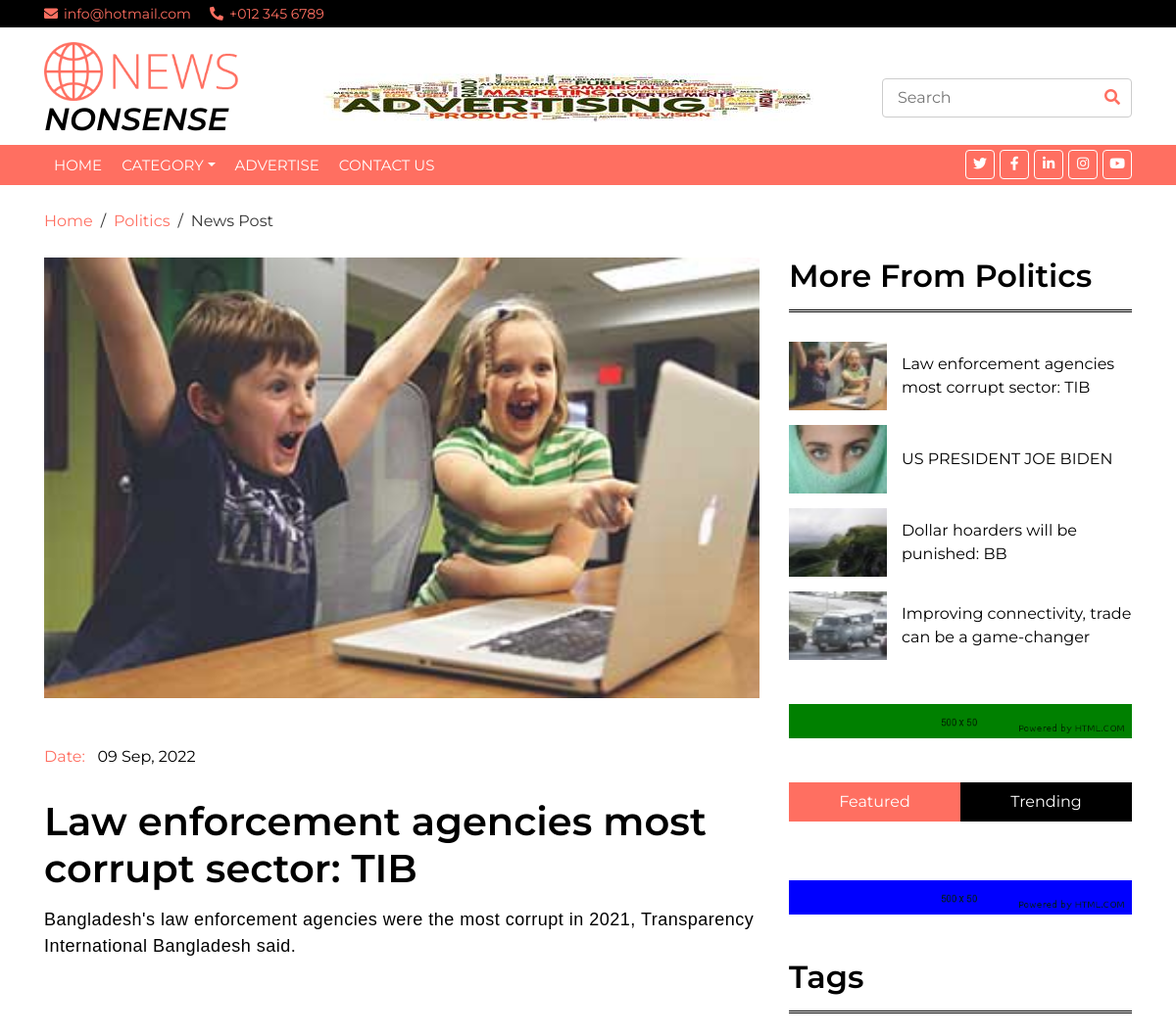
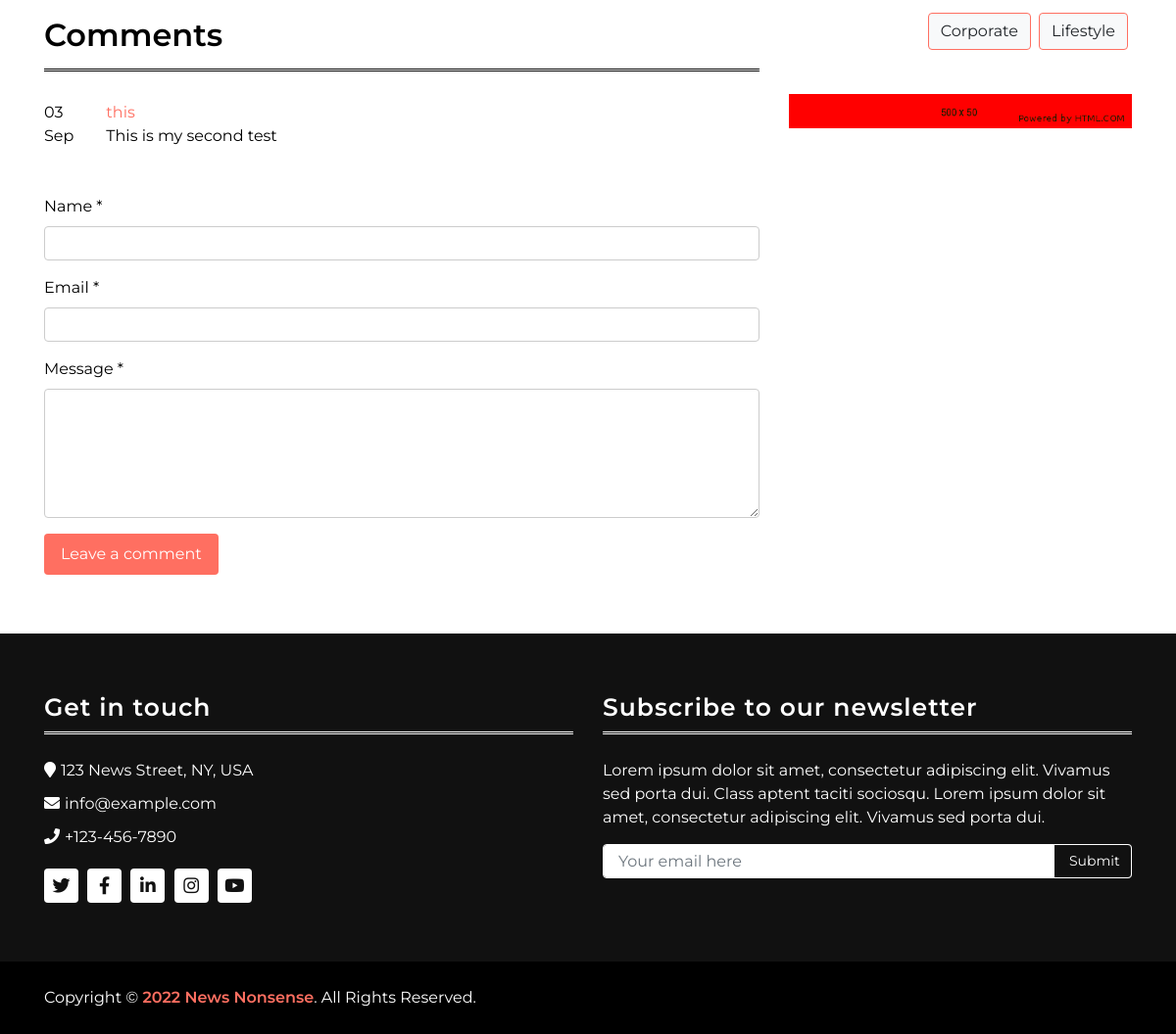
Screenshot of /post/3 with the database file from the repository (2 pictures, top to bottom).
### tables this page shows
CREATE TABLE `advertisement` (
  `id` int(11) NOT NULL,
  `name` varchar(255) NOT NULL,
  `email` varchar(255) NOT NULL,
  `company` varchar(255) NOT NULL,
  `website` varchar(255) NOT NULL,
  `address` varchar(255) NOT NULL,
  `contact` bigint(20) NOT NULL,
  `image` varchar(255) NOT NULL,
  `thumb` varchar(255) NOT NULL,
  `description` varchar(255) DEFAULT NULL,
  `location` tinyint(4) DEFAULT NULL,
  `status` tinyint(1) NOT NULL DEFAULT 0,
  `date` date DEFAULT NULL
);

CREATE TABLE `category` (
  `id` int(11) NOT NULL,
  `name` varchar(255) NOT NULL
);

CREATE TABLE `post` (
  `id` int(11) NOT NULL,
  `title` varchar(255) NOT NULL,
  `description` text NOT NULL,
  `category` int(11) NOT NULL,
  `tag` varchar(255) NOT NULL,
  `image` varchar(255) NOT NULL,
  `featured` tinyint(1) DEFAULT NULL,
  `video` tinyint(1) DEFAULT NULL,
  `trending` tinyint(1) DEFAULT NULL,
  `spotlight` tinyint(1) DEFAULT NULL,
  `editorial` tinyint(1) DEFAULT NULL,
  `homemainnews` tinyint(1) DEFAULT NULL,
  `homemainnewsslider` tinyint(1) DEFAULT NULL,
  `homemorenews` tinyint(1) DEFAULT NULL,
  `catmainnews` tinyint(1) DEFAULT NULL,
  `catmainnewsslider` tinyint(1) DEFAULT NULL,
  `catmorenews` tinyint(1) DEFAULT NULL,
  `viewcount` bigint(20) NOT NULL,
  `created_at` timestamp NOT NULL DEFAULT current_timestamp() ON UPDATE current_timestamp()
);

CREATE TABLE `comment` (
  `id` int(11) NOT NULL,
  `name` varchar(255) NOT NULL,
  `email` varchar(255) NOT NULL,
  `message` text NOT NULL,
  `post_id` int(11) NOT NULL,
  `created_at` timestamp NOT NULL DEFAULT current_timestamp() ON UPDATE current_timestamp()
);

CREATE TABLE `tag` (
  `id` int(11) NOT NULL,
  `name` varchar(255) NOT NULL
);

### application/views/front/app.php (called while the page is built, shortened)
<?php $this->load->view('front/include/header'); ?>
	<?php $this->load->view($page); ?>

### application/controllers/HomeCtrl.php (called while the page is built, shortened)
<?php
class HomeCtrl extends CI_Controller {
	public function post($id){
		$this->db->query("update post set viewcount=(viewcount+1) where id=$id");
		$data['post']=$this->db->where('id',$id)->get('post')->row();
		$data['comments']=$this->db->where('post_id',$data['post']->id)->get('comment')->result();
		$data['relpost']=$this->db->where('category',$data['post']->category)->limit(5, 0)->get('post')->result();
		$data['featured']=$this->db->where('category',$data['post']->category)->where('featured',1)->limit(5, 0)->get('post')->result();
		$data['trending']=$this->db->where('category',$data['post']->category)->where('trending',1)->limit(5, 0)->get('post')->result();
		$data['cat']=$this->db->where('id',$data['post']->category)->get('category')->row();
		$data['tag']=$this->db->where_in('id',explode(',',$data['post']->tag))->get('tag')->result();
		$data['ad2']=$this->db->where('location', 2)->limit(1, 0)->get('advertisement')->row();
		$data['ad3']=$this->db->where('location', 3)->limit(1, 0)->get('advertisement')->row();
		$data['ad4']=$this->db->where('location', 4)->limit(1, 0)->get('advertisement')->row();
		$data['page']="front/post";
		$this->load->view('front/app',$data);
	}
}

### index.php (called while the page is built, shortened)
<?php
require_once BASEPATH.'core/CodeIgniter.php';

### application/views/front/post.php (the view, shortened to what this page needs)
<div class="breadcrumb-wrap">
    <div class="container">
        <ul class="breadcrumb">
            <li class="breadcrumb-item"><a href="<?= base_url('home') ?>">Home</a></li>
            <li class="breadcrumb-item"><a href="<?= base_url('category/'.$cat->id) ?>"><?= $cat->name ?></a></li>
            <li class="breadcrumb-item active">News Post</li>
        </ul>
    </div>
</div>
<div class="single-news">
    <div class="container">
        <div class="row">
            <div class="col-lg-8">
                <div class="sn-container">
                    <div class="sn-img">
                        <img src="<?= base_url('img/admin/media/'.$post->image) ?>" height="450" />
                    </div>
                    <div class="sn-info mt-5">
                        <a href="" style="pointer-events: none;">Date: &nbsp;</a> <span><?= date('d M, Y',strtotime($post->created_at)) ?></span>
                    </div>
                    <div class="sn-content">
                        <h1 class="sn-title"><?= $post->title ?></h1>
                        <?= $post->description ?>
                    </div>
                </div>
                <div class="sn-comment">
                    <h2 class="mt-5">Comments</h2>
                    <?php if($comments){
                        foreach($comments as $com){ ?>
                        <div class="row">
                            <div class="sn-img col-lg-1">
                                <span><?= date('d M',strtotime($com->created_at)) ?></span>
                            </div>
                            <div class="col-lg-11">
                                <div class="sn-title">
                                    <a href="" style="pointer-events: none;"><?= $com->name ?></a>
                                </div>
                                <div><?= $com->message ?></div>
                            </div>
                        </div>
                    <?php
                        }
                    } ?>
                    <div class="row">
                        <form method="post" action="<?= base_url('homeCtrl/comment_save') ?>" class="col-lg-12 mt-5">
                            <div class="form-group">
                                <label for="name">Name *</label>
                                <input type="text" class="form-control" id="name" name="fullname">
                            </div>
                            <div class="form-group">
                                <label for="email">Email *</label>
                                <input type="email" class="form-control" id="email" name="email_address">
                            </div>
                            <div class="form-group">
                                <label for="message">Message *</label>
                                <textarea id="message" cols="30" rows="5" class="form-control" name="message"></textarea>
                            </div>
                            <div class="form-group mb-0">
                                <input type="submit" value="Leave a comment"
                                    class="btn font-weight-semi-bold py-2 px-3" style="background: #FF6F61; color: white;">
                            </div>
                        </form>
                    </div>
                </div>
            </div>
            <div class="col-lg-4">
                <div class="sidebar">
                    <div class="sidebar-widget">
                        <h2 class="sw-title">More From <?= $cat->name ?></h2>
                        <div class="news-list">
                        <?php if($relpost){
                            foreach($relpost as $rp){ ?>
                            <div class="nl-item">
                                <div class="nl-img">
                                    <img src="<?= base_url('img/admin/media/thumb/'.$rp->image) ?>" height="70" />
                                </div>
                                <div class="nl-title">
                                    <a href="<?= base_url('post/'.$rp->id) ?>"><?= $rp->title ?></a>
                                </div>
                            </div>
                        <?php } } ?>
                        </div>
                    </div>
                    <div class="sidebar-widget">
                        <div class="image">
                            <img src="<?= base_url('img/admin/ad/'.$ad2->image) ?>" alt="Advertisement Image"></a>
                        </div>
                    </div>
                    <div class="sidebar-widget">
                        <div class="tab-news">
                            <ul class="nav nav-pills nav-justified">
                                <li class="nav-item">
                                    <a class="nav-link active" data-toggle="pill" href="#featured">Featured</a>
                                </li>
                                <li class="nav-item">
                                    <a class="nav-link" data-toggle="pill" href="#trending">Trending</a>
                                </li>
                            </ul>
                            <div class="tab-content">
                            </div>
                        </div>
                    </div>
                    <div class="sidebar-widget">
                        <div class="image">
                            <img src="<?= base_url('img/admin/ad/'.$ad3->image) ?>" alt="Advertisement Image"></a>
                        </div>
                    </div>
                    <div class="sidebar-widget">
                        <h2 class="sw-title">Tags</h2>
                        <?php if($tag){ foreach($tag as $t){ ?>
                            <a href="<?= base_url('tag/'.$t->id) ?>" class="btn btn-light m-1" role="button" style="float: right;  border: 1.5px solid #ff6f61; margin-bottom: 45px !important;"><?= $t->name ?></a>
                        <?php }} ?>
                    </div>
                    <div class="sidebar-widget">
                        <div class="image">
                            <img src="<?= base_url('img/admin/ad/'.$ad4->image) ?>" alt="Advertisement Image"></a>
                        </div>
                    </div>
                </div>
            </div>
        </div>
    </div>
</div>

### application/views/front/include/header.php (shortened to what this page needs)
<!DOCTYPE html>
<html lang="en">
<head>
    <link href="https://stackpath.bootstrapcdn.com/bootstrap/4.4.1/css/bootstrap.min.css" rel="stylesheet">
    <link href="https://cdnjs.cloudflare.com/ajax/libs/font-awesome/5.10.0/css/all.min.css" rel="stylesheet">
    <link href="<?php echo base_url(); ?>lib/slick/slick.css" rel="stylesheet">
    <link href="<?php echo base_url(); ?>lib/slick/slick-theme.css" rel="stylesheet">
</head>
<body>
    <div class="top-bar">
        <div class="container">
            <div class="row">
                <div class="col-lg-6">
                    <div class="tb-contact">
                        <p><i class="fas fa-envelope"></i>info@hotmail.com</p>
                        <p><i class="fas fa-phone-alt"></i>+012 345 6789</p>
                    </div>
                </div>
            </div>
        </div>
    </div>
    <div class="brand">
        <div class="container">
            <div class="row align-items-center">
                <div class="col-lg-3 col-md-4">
                    <div class="b-logo">
                        <a href="<?php echo base_url('home'); ?>">
                            <img src="<?php echo base_url(); ?>img/logo.png" alt="Logo">
                        </a>
                        <h2 class="font-italic text-break text-*-center">NONSENSE</h1>
                    </div>
                </div>
                <div class="col-lg-6 col-md-4">
                    <div class="b-ads">
                        <?php
                            $ad1 = $this->db->where('location', 1)->limit(1, 0)->get('advertisement')->row();
                        ?>
                        <a href="#">
                            <img src="<?= base_url('img/admin/ad/'.$ad1->image) ?>" alt="Advertisement Image">
                        </a>
                    </div>
                </div>
                <div class="col-lg-3 col-md-4">
                    <div class="b-search">
                        <form method="get" action="<?= base_url('search') ?>">
                            <input type="text" name="key_word" placeholder="Search">
                            <button type="submit"><i class="fa fa-search"></i></button>
                        </form>
                    </div>
                </div>
            </div>
        </div>
    </div>
    <div class="nav-bar">
        <div class="container">
            <nav class="navbar navbar-expand-md bg-dark navbar-dark">
                <div class="collapse navbar-collapse justify-content-between" id="navbarCollapse">
                    <div class="navbar-nav mr-auto">
                        <a href="<?= base_url('home') ?>" class="nav-item nav-link">Home</a>
                        <div class="nav-item dropdown">
                            <a class="nav-link dropdown-toggle" data-toggle="dropdown">Category</a>
                        </div>
                        <a href="<?= base_url('advertise') ?>" class="nav-item nav-link">Advertise</a>
                        <a href="<?= base_url('contact') ?>" class="nav-item nav-link">Contact Us</a>
                    </div>
                    <div class="social ml-auto">
                        <a href=""><i class="fab fa-twitter"></i></a>
                        <a href=""><i class="fab fa-facebook-f"></i></a>
                        <a href=""><i class="fab fa-linkedin-in"></i></a>
                        <a href=""><i class="fab fa-instagram"></i></a>
                        <a href=""><i class="fab fa-youtube"></i></a>
                    </div>
                </div>
            </nav>
        </div>
    </div>

### rows the page displays
advertisement: image (picture)
category: name "Politics"
post: image (picture), created_at "09 Sep, 2022", title "Law enforcement agencies most corrupt sector: TIB", description "Bangladesh's law enforcement agencies were the most corrupt in 2021, Transparency International Bangladesh said."
comment: created_at "03 Sep", name "this", message "This is my second test"
post: image (picture), title "US PRESIDENT JOE BIDEN"
post: image (picture), title "Dollar hoarders will be punished: BB"
post: image (picture), title "Improving connectivity, trade can be a game-changer"
advertisement: image (picture)
advertisement: image (picture)
tag: name "Lifestyle"
tag: name "Corporate"
advertisement: image (picture)
